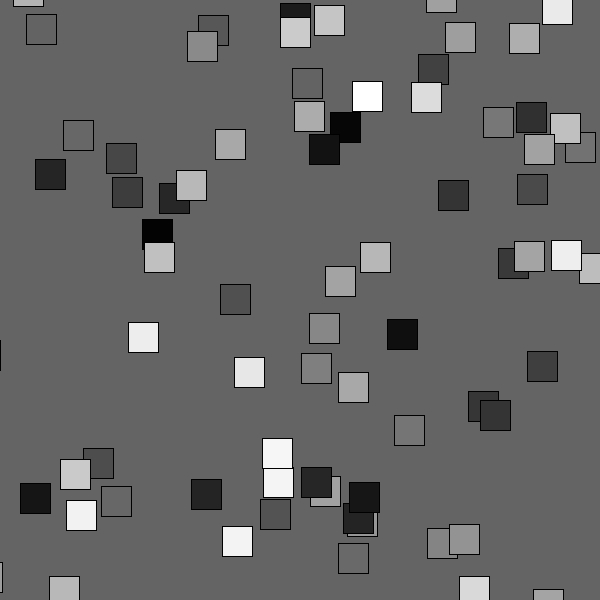
Frame 1 (no input)
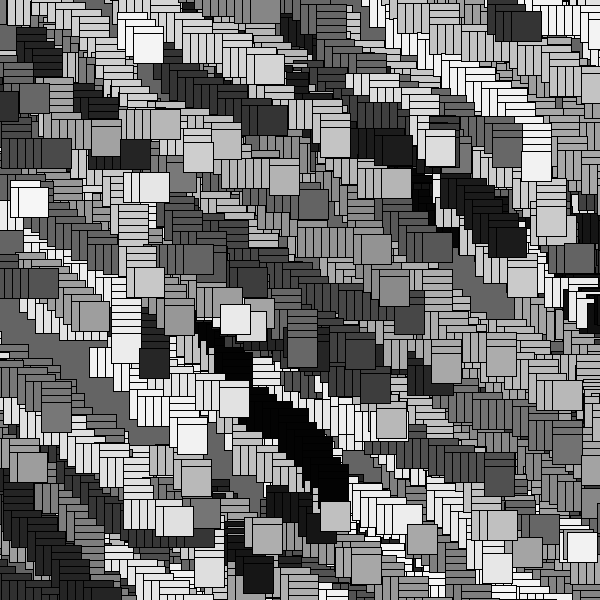
Frame 60 (the mouse pressed at the canvas centre just before this capture)
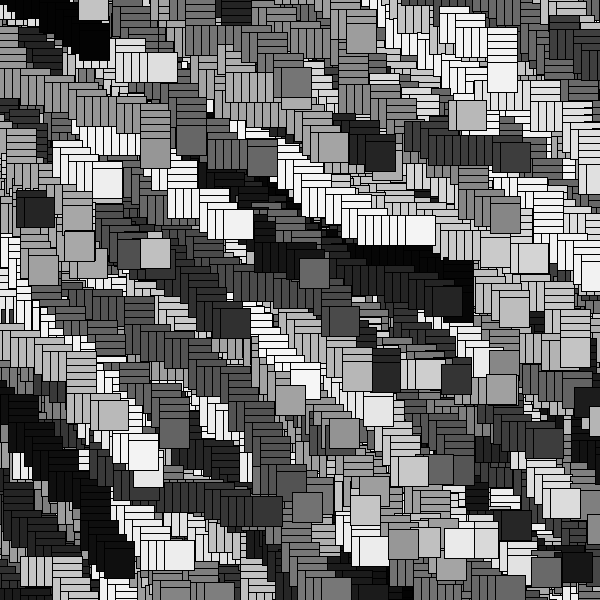
Frame 120 (the mouse held since frame 60 and released just before this capture)

The Processing sketch that drew these frames (run headless with seeded random() and noise(); from frame 60 on, the mouse is pressed at the canvas centre):

// Processing sketch: Homework_Week10
// ── Homework_Week10.pde
//Analisse Guadeloupe
//November 4, 2018

//Challenge 1

//int COLS_NUM = 30;
//int ROWS_NUM = 30;

//float[][] posx = new float[COLS_NUM][ROWS_NUM];
//float[][] posy = new float[COLS_NUM][ROWS_NUM];

//void setup() {
//  size(600, 600);

//  float xStepAmount = (width-200)/(posx.length - 1);
//  float yStepAmount = (height-200)/(posx[0].length - 1);

//  for (int i = 0; i < posx.length; i++) {
//    for (int j = 0; j < posx[0].length; j++) {
//      posx[i][j] = 100 + i * xStepAmount;
//      posy[i][j] = 100 + j * yStepAmount;
//    }
//  }

//  strokeWeight(5);
//  stroke(255);
//}

//void draw() {
//  background(5);

//  for (int i = 0; i < posx.length; i++) {
//    for (int j = 0; j < posx[0].length; j++) {
//      float r = map(i,0,posx.length,0,255);
//      float g = map(j,0,posx.length,0,255);
//      float dist = dist(mouseX,mouseY,posx[i][j],posy[i][j]);
//      float b = map(dist,0,100,0,255);
//      stroke(r,g,b);
//      point(posx[i][j], posy[i][j]);
      
//      posx[i][j] += random(-1.5,1.5);
//      posy[i][j] += random(-1.5,1.5);
//    }
//  }
//}

//---------------------------------------------------------------------------------
//---------------------------------------------------------------------------------

//Challenge 2
int num = 100;
float[] xPositions = new float [num];
float[] yPositions = new float [num];
int[] colors = new int[num];

void setup() {
  size(600, 600);
  background(100);
  for (int i = 0; i < xPositions.length; i++) {
    xPositions[i] = random(-100,width);
    yPositions[i] = random(-100,height);
    colors[i] = int(random(0,255));
  }
}

void draw() {
   for (int i = 0; i < xPositions.length; i++) {
    rect(xPositions[i],yPositions[i],30,30);
    
    float rand = random(-1,1);
    
    if(rand >=0){
    xPositions[i]+=8;
    } else {
    yPositions[i]+=7;
    }
    
    fill(colors[i]);
    
    if(xPositions[i]>= width || yPositions[i] >=height){
    xPositions[i] = random(-100,width);
    yPositions[i] = random(-100,height);
    }
  }
}
